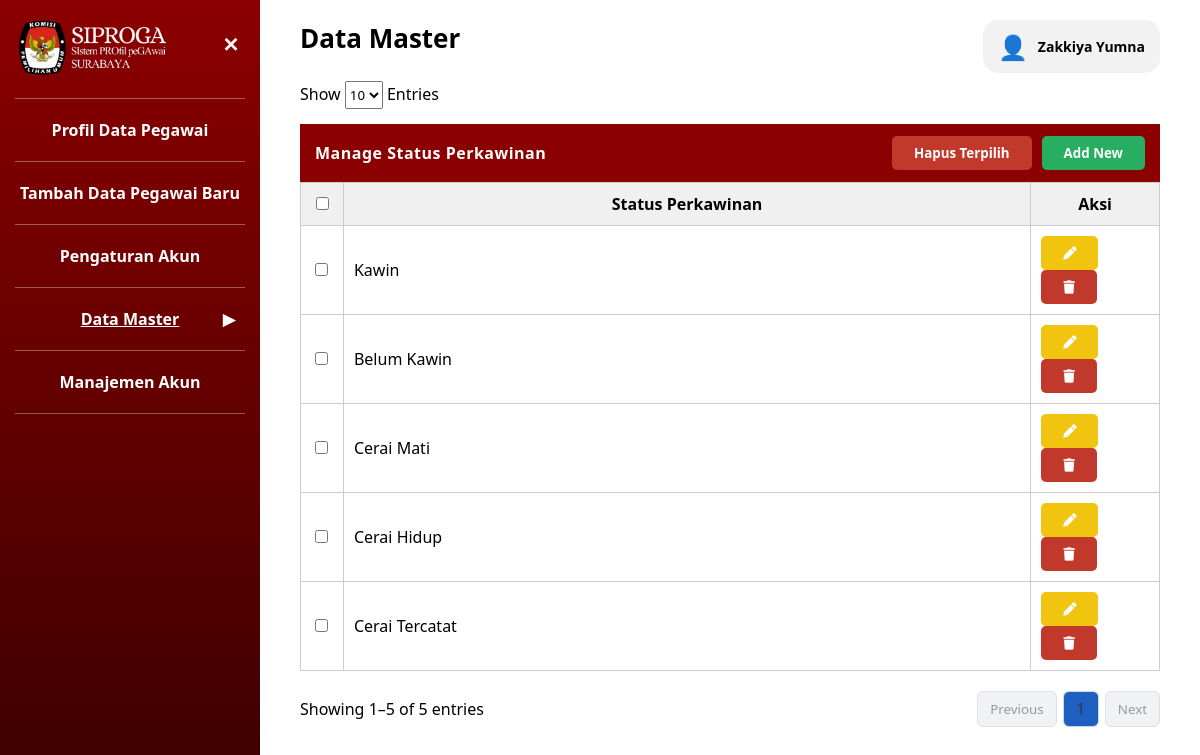
The page /admin/Admin_DM_StatusPerkawinan.php (signed in) on the database its author committed.
### tables this page shows
CREATE TABLE `user` (
  `id_user` int UNSIGNED NOT NULL,
  `nip` char(18) NOT NULL,
  `username` varchar(50) NOT NULL,
  `email` varchar(100) NOT NULL,
  `password` varchar(255) NOT NULL,
  `role` enum('admin','pegawai') NOT NULL DEFAULT 'pegawai',
  `last_login` datetime DEFAULT NULL,
  `is_active` tinyint(1) NOT NULL DEFAULT '1',
  `created_at` timestamp NOT NULL DEFAULT CURRENT_TIMESTAMP
);

CREATE TABLE `pegawai` (
  `nip` char(18) NOT NULL,
  `nama_pegawai` varchar(250) NOT NULL,
  `tempat_lahir` varchar(100) NOT NULL,
  `tanggal_lahir` date NOT NULL,
  `alamat` varchar(100) NOT NULL,
  `tmt_cpns` date DEFAULT NULL,
  `tmt_pns` date DEFAULT NULL,
  `no_telp` varchar(15) NOT NULL,
  `created_at` timestamp NOT NULL DEFAULT CURRENT_TIMESTAMP,
  `updated_at` timestamp NOT NULL DEFAULT CURRENT_TIMESTAMP ON UPDATE CURRENT_TIMESTAMP,
  `id_jenis_kelamin` int UNSIGNED NOT NULL,
  `id_agama` int UNSIGNED NOT NULL,
  `id_status_perkawinan` int UNSIGNED NOT NULL,
  `id_gol` int UNSIGNED NOT NULL,
  `id_unit_kerja` int UNSIGNED NOT NULL,
  `foto` varchar(50) NOT NULL,
  `tipe_karyawan` varchar(10) NOT NULL,
  `instansi` varchar(50) NOT NULL
);

CREATE TABLE `master_status_perkawinan` (
  `id_status_perkawinan` int UNSIGNED NOT NULL,
  `status_perkawinan` varchar(100) NOT NULL,
  `keterangan` varchar(100) DEFAULT NULL
);

### admin/Admin_DM_StatusPerkawinan.php (the view, shortened to what this page needs)
<?php
include '../config/koneksi.php';
$nip_session = $_SESSION['nip'];
$stmtAdmin = $conn->prepare("
    SELECT u.username, u.role, p.nama_pegawai
    FROM user u
    JOIN pegawai p ON u.nip = p.nip
    WHERE u.nip = ?
");
$stmtAdmin->bind_param("s", $nip_session);
$stmtAdmin->execute();
$resultAdmin = $stmtAdmin->get_result();
$admin = $resultAdmin->fetch_assoc() ?? [
    'username' => 'Administrator',
    'nama_pegawai' => 'Administrator'
];
$limit = 10;
$page = isset($_GET['page']) ? (int)$_GET['page'] : 1;
$offset = ($page - 1) * $limit;
$totalQuery = mysqli_query($conn, "SELECT COUNT(*) as total FROM master_status_perkawinan");
$totalData = mysqli_fetch_assoc($totalQuery)['total'];
$totalPages = ceil($totalData / $limit);
$query = mysqli_query($conn,
    "SELECT id_status_perkawinan, status_perkawinan
     FROM master_status_perkawinan
     ORDER BY id_status_perkawinan
     LIMIT $limit OFFSET $offset"
);
?>
<!DOCTYPE html>
<html lang="id">
<head>
    <link rel="stylesheet" href="../assets/data_master.css">
    <link rel="stylesheet" href="../assets/style.css" />
    <link rel="stylesheet" href="https://cdnjs.cloudflare.com/ajax/libs/font-awesome/6.5.0/css/all.min.css">
</head>
<body class="role-admin">
<aside class="sidebar" id="sidebar">
    <div class="logo_siproga">
      <img src="../auth/Logo_Siproga.png">
      <button class="tombol-menu" id="tombolMenu">✕</button>
    </div>
    <hr class="garis-menu">
    <a href="Admin_Profil_Data_Pegawai.php" class="item-menu">
        Profil Data Pegawai
    </a>
    <hr class="garis-menu">
    <a href="Admin_Tambah_Data.php" class="item-menu">
        Tambah Data Pegawai Baru
    </a>
    <hr class="garis-menu">
    <a href="Admin_Pengaturan_Akun.php" class="item-menu">
        Pengaturan Akun
    </a>
    <hr class="garis-menu">
    <div class="item-menu aktif" id="menuDataMaster">
        <span>Data Master</span>
        <span class="panah-menu" id="panahDataMaster">▼</span>
    </div>
    <hr class="garis-menu">
    <a href="Admin_Manajemen_Akun.php" class="item-menu">
      Manajemen Akun
    </a>
    <hr class="garis-menu">
</aside>
<main class="konten">
<h2>Data Master</h2>
<div class="user-profile" id="userProfile">
    <div class="user-info">
        <div class="user-icon">👤</div>
        <div class="user-text">
            <div class="user-name">
                <?= htmlspecialchars($admin['nama_pegawai']); ?>
            </div>
        </div>
    </div>
</div>
<div style="display:flex; justify-content:space-between; align-items:center; margin-bottom:15px;">
    <div>
        Show
        <select id="entriesSelect" style="height:28px;">
            <option value="10" selected>10</option>
        </select>
        Entries
    </div>
</div>
<div class="header-master">
    <span class="judul-master">Manage Status Perkawinan</span>
    <div class="header-actions">
        <button type="button"
                class="tombol-hapus"
                onclick="openBulkDeleteModal()">
            Hapus Terpilih
        </button>
        <button type="button"
                class="tombol-tambah"
                onclick="openModal()">
            Add New
        </button>
    </div>
</div>
<form method="POST" id="formBulkDelete">
<table width="100%" class="tabel-master">
    <thead>
        <tr>
            <th width="5%">
                <input type="checkbox" id="checkAll">
            </th>
            <th>Status Perkawinan</th>
            <th width="15%">Aksi</th>
        </tr>
    </thead>
    <tbody>
    <?php
    if (mysqli_num_rows($query) > 0) {
        while ($row = mysqli_fetch_assoc($query)) {
    ?>
    <tr>
        <td>
            <input type="checkbox"
                   name="id_delete[]"
                   value="<?= $row['id_status_perkawinan']; ?>">
        </td>
        <td><?= htmlspecialchars($row['status_perkawinan']); ?></td>
        <td>
            <button type="button"
                    class="tombol-ubah"
                    onclick="openEditModal(<?= $row['id_status_perkawinan']; ?>, '<?= htmlspecialchars($row['status_perkawinan']); ?>')">
                <i class="fa-solid fa-pen"></i>
            </button>
            <button type="button"
                    class="tombol-hapus"
                    onclick="openDeleteModal(<?= $row['id_status_perkawinan']; ?>)">
                <i class="fa-solid fa-trash"></i>
            </button>
        </td>
    </tr>
    <?php
        }
    } else {
        echo "<tr>
                <td colspan='3' style='text-align:center; padding:20px;'>
                    Belum ada data
                </td>
            </tr>";
    }
    ?>
    </tbody>
</table>
</form>
<?php
$start = $offset + 1;
$end = min($offset + $limit, $totalData);
?>
<div class="table-footer">
    <div>
        Showing <?= $start ?>–<?= $end ?> of <?= $totalData ?> entries
    </div>
    <div id="pagination">
        <?php if ($page > 1): ?>
            <a href="?page=<?= $page - 1 ?>" class="tombol-previous">Previous</a>
        <?php else: ?>
            <button class="tombol-previous" disabled>Previous</button>
        <?php endif; ?>
        <?php for ($i = 1; $i <= $totalPages; $i++): ?>
            <a href="?page=<?= $i ?>"
               class="tombol-next"
               style="<?= $i == $page ? 'background:#1f5fbf;' : '' ?>">
                <?= $i ?>
            </a>
        <?php endfor; ?>
        <?php if ($page < $totalPages): ?>
            <a href="?page=<?= $page + 1 ?>" class="tombol-next">Next</a>
        <?php else: ?>
            <button class="tombol-next" disabled>Next</button>
        <?php endif; ?>
    </div>
</div>
</main>
</body>
</html>

### assets/data_master.css (style rules this page uses)
* { box-sizing: border-box; font-family: "Segoe UI", Tahoma, sans-serif; }
body { margin: 0; min-height: 100vh; display: flex; background: #ffffff; }
.sidebar { width: 260px; background: linear-gradient(to bottom, #8b0000, #3b0000); color: #fff; padding: 20px 15px; min-height: 100vh; }
.tombol-menu { background: none; border: none; color: #fff; font-size: 22px; cursor: pointer; }
.garis-menu { border: none; border-top: 1px solid rgba(255, 255, 255, 0.35); margin: 12px 0; }
.item-menu { padding: 8px 5px; cursor: pointer; font-weight: bold; text-align: center; position: relative; }
.item-menu.aktif { text-decoration: underline; }
.panah-menu { position: absolute; right: 10px; top: 50%; transform: translateY(-50%); }
.konten { flex: 1; padding: 20px 40px 30px; position: relative; }
.konten h2 { margin: 0 0 25px; font-size: 26px; }
.tabel-master { width: 100%; border-collapse: collapse; table-layout: fixed; }
.tabel-master th, .tabel-master td { border: 1px solid #ccc; padding: 10px; }
.tabel-master th { background: #f0f0f0; }
.header-master { background: #8b0000; color: white; padding: 12px 15px; display: flex; justify-content: space-between; align-items: center; margin-bottom: 0; }
.judul-master { font-weight: 700; font-size: 16px; letter-spacing: 0.5px; }
.header-actions { display: flex; gap: 10px; }
.tombol-ubah { background: #f1c40f; color: #000; border: none; padding: 8px 22px; border-radius: 5px; font-weight: bold; cursor: pointer; }
.tombol-hapus { background: #c0392b; color: #fff; border: none; padding: 8px 22px; border-radius: 5px; font-weight: bold; cursor: pointer; }
.tombol-tambah { background: #27ae60; color: #fff; border: none; padding: 8px 22px; border-radius: 5px; font-weight: bold; cursor: pointer; }
.table-footer { display: flex; justify-content: space-between; align-items: center; margin-top: 20px; }
#pagination { display: flex; align-items: center; gap: 6px; }
#pagination a, #pagination button { min-width: 36px; height: 36px; padding: 0 12px; border-radius: 6px; border: 1px solid #d0d7e2; background: #ffffff; color: #2c3e50; font-weight: 500; text-decoration: none; display: flex; align-items: center; justify-content: center; cursor: pointer; transition: all 0.2s ease; }
#pagination button:disabled { background: #f0f2f5; color: #999; border-color: #e0e0e0; cursor: not-allowed; }

### assets/style.css (style rules this page uses)
* { box-sizing: border-box; font-family: "Segoe UI", Tahoma, sans-serif; }
body { margin: 0; min-height: 100vh; display: flex; background: #ffffff; }
.sidebar { width: 260px; background: linear-gradient(to bottom, #8b0000, #3b0000); color: #fff; padding: 20px 15px; min-height: 100vh; }
.tombol-menu { background: none; border: none; color: #fff; font-size: 22px; cursor: pointer; font-weight: bold; }
.garis-menu { border: none; border-top: 1px solid rgba(255, 255, 255, 0.35); margin: 12px 0; }
.item-menu { padding: 8px 5px; cursor: pointer; font-weight: bold; text-align: center; position: relative; display: block; text-decoration: none; color: white; }
.item-menu.aktif { text-decoration: underline; }
.panah-menu { position: absolute; right: 10px; top: 50%; transform: translateY(-50%); }
.konten { flex: 1; padding: 20px 40px 30px; position: relative; }
.konten h2 { margin: 0 0 25px; font-size: 26px; }
.tombol-ubah { background: #f1c40f; color: #fff; border: none; padding: 8px 22px; border-radius: 5px; font-weight: bold; cursor: pointer; }
.tombol-hapus { background: #c0392b; color: #fff; border: none; padding: 8px 22px; border-radius: 5px; font-weight: bold; cursor: pointer; }
.tombol-tambah { background: #27ae60; color: #fff; border: none; padding: 8px 22px; border-radius: 5px; font-weight: bold; cursor: pointer; }
.user-profile { position: absolute; top: 20px; right: 40px; z-index: 9999; }
.user-info { display: flex; align-items: center; gap: 10px; background: #f2f2f2; padding: 10px 15px; border-radius: 15px; }
.user-icon { font-size: 24px; }
.user-name { font-weight: bold; font-size: 14px; }
.logo_siproga { display: flex; align-items: flex-start; position: relative; }
.logo_siproga img { width: 170px; height: auto; padding-right: 12px; display: block; margin-bottom: 10px; }
.tombol-menu { font-size: 20px; background: none; border: none; color: white; cursor: pointer; position: absolute; right: 0px; top: 10px; }

### rows shown on the page
user: nip.nama_pegawai "Zakkiya Yumna"
master_status_perkawinan: status_perkawinan "Kawin"
master_status_perkawinan: status_perkawinan "Belum Kawin"
master_status_perkawinan: status_perkawinan "Cerai Mati"
master_status_perkawinan: status_perkawinan "Cerai Hidup"
master_status_perkawinan: status_perkawinan "Cerai Tercatat"

### other values the page prints
$start "1"
$end "5"
$totalData "5"
